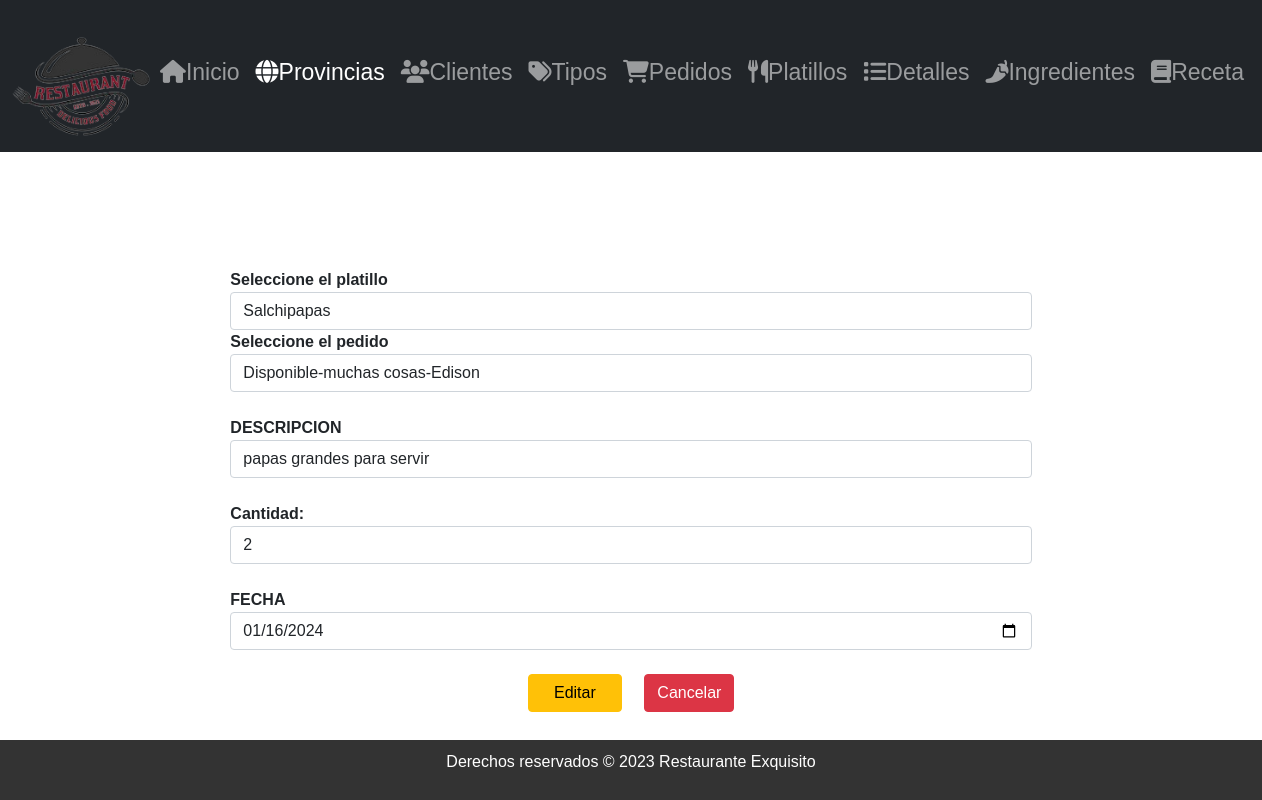
Screenshot of /editarDetalle/1 with the database file from the repository.
### Aplicaciones/Facturacion/models.py (models this page shows, shortened)
class Detalle(models.Model):
    id_ed = models.AutoField(primary_key=True)
    descripcion_ed = models.TextField()
    cantidad_ed = models.IntegerField()
    fecha_ed = models.DateField()
    pedido_ed = models.ForeignKey(Pedido, null=True, blank=True, on_delete=models.PROTECT)
    platillo_ed = models.ForeignKey(Platillo, null=True, blank=True, on_delete=models.PROTECT)

### Aplicaciones/Facturacion/views.py (the view)
# urls.py: path('editarDetalle/<id_ed>' ,views.editarDetalle),
def editarDetalle(request, id_ed):
    detalleEditar=Detalle.objects.get(id_ed=id_ed)
    detallesBdd=Detalle.objects.all()
    platilloBdd=Platillo.objects.all()
    pedidoBdd=Pedido.objects.all()
    return  render(request, 'editarDetalle.html',{'detalle':detalleEditar,'detalles':detallesBdd, 'platillos':platilloBdd, 'pedidos':pedidoBdd})

### Aplicaciones/Facturacion/templates/editarDetalle.html (shortened to what this page needs)
{% extends "./plantilla.html" %}
{% load static %}
{% block contenido %}
<div class="row">
  <div class="col-md-2">
  </div>
  <div class="col-md-8">
    <br> <br>
    <form class="" action="/procesarActualizacionDetalle/" method="post">
      <b>Seleccione el platillo</b>
      <select class="form-control" name="id_platillo" id="id_platillo" required>
        {% for platillo in platillos %}
        <option value="{{platillo.id_ed}}">{{platillo.nombre_ed}}  </option>
        {% endfor %}
      </select>
      <b>Seleccione el pedido</b>
      <select class="form-control" name="id_pedido" id="id_pedido" required>
        {% for pedido in pedidos %}
        <option value="{{pedido.id_ed}}">{{pedido.estado_ed}}-{{pedido.observaciones_ed}}-{{detalle.pedido_ed.cliente_ed.nombre_ed}}  </option>
        {% endfor %}
      </select>
<br>
<b>DESCRIPCION</b>
<br>
<input type="text" name="descripcion_ed" id="descripcion_ed"
       value="{{detalle.descripcion_ed}}" placeholder="Ingrese la descripcion"
       class="form-control" required>
<br>
      <b>Cantidad:</b>
      <br>
      <input type="number" name="cantidad_ed" id="cantidad_ed"
             value="{{detalle.cantidad_ed}}" placeholder="Ingrese las cantidad"
             class="form-control" required>
      <br>
      <b>FECHA </b>
      <input type="date" name="fecha_ed" id="fecha_ed"
      value="{{detalle.fecha_ed|date:'Y-m-d'}}" placeholder="Ingrese la fecha "
      class="form-control" required>
      <br>
      <center>
        <button type="submit" name="button"
                class="btn btn-warning">
          &nbsp;&nbsp;&nbsp;Editar&nbsp;&nbsp;&nbsp;
        </button>&nbsp;&nbsp;&nbsp;&nbsp;
        <a href="/"
           class="btn btn-danger">
          Cancelar
        </a>
      </center>
    </form>
  </div>
</div>
{% endblock %}

### RestauranteED/static/css/principal.css (style rules this page uses)
body { margin: 0; padding: 0; font-family: 'Poppins', sans-serif; background-image: url('ruta_de_la_imagen.jpg'); background-size: cover; background-position: center; background-repeat: no-repeat; / }
.row { margin: 20px 0; }

### rows the page displays
Detalle: descripcion_ed "papas grandes para servir", cantidad_ed "2", fecha_ed "01/16/2024"

### other values shown
form field id_platillo "Salchipapas"
form field id_pedido "Disponible-muchas cosas-Edison"
